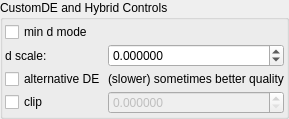
    <widget class="QGroupBox" name="groupBox_4">
     <property name="title">
      <string>CustomDE and Hybrid Controls</string>
     </property>
     <layout class="QVBoxLayout" name="verticalLayout_8">
      <property name="leftMargin">
       <number>2</number>
      </property>
      <property name="topMargin">
       <number>2</number>
      </property>
      <property name="rightMargin">
       <number>2</number>
      </property>
      <property name="bottomMargin">
       <number>2</number>
      </property>
      <item>
       <layout class="QGridLayout" name="gridLayout_38" columnstretch="0,1">
        <property name="spacing">
         <number>2</number>
        </property>
        <item row="1" column="1">
         <widget class="MyDoubleSpinBox" name="spinbox_transf_scaleE_1">
          <property name="sizePolicy">
           <sizepolicy hsizetype="Minimum" vsizetype="Maximum">
            <horstretch>0</horstretch>
            <verstretch>0</verstretch>
           </sizepolicy>
          </property>
          <property name="prefix">
           <string/>
          </property>
          <property name="suffix">
           <string/>
          </property>
          <property name="decimals">
           <number>6</number>
          </property>
          <property name="minimum">
           <double>-99.998999999999995</double>
          </property>
          <property name="maximum">
           <double>99.998999999999995</double>
          </property>
          <property name="singleStep">
           <double>0.010000000000000</double>
          </property>
         </widget>
        </item>
        <item row="2" column="1">
         <widget class="QLabel" name="label_178">
          <property name="text">
           <string>(slower) sometimes better quality</string>
          </property>
         </widget>
        </item>
        <item row="3" column="1">
         <widget class="MyDoubleSpinBox" name="spinbox_transf_offsetR_1">
          <property name="enabled">
           <bool>false</bool>
          </property>
          <property name="sizePolicy">
           <sizepolicy hsizetype="Minimum" vsizetype="Maximum">
            <horstretch>0</horstretch>
            <verstretch>0</verstretch>
           </sizepolicy>
          </property>
          <property name="prefix">
           <string/>
          </property>
          <property name="suffix">
           <string/>
          </property>
          <property name="decimals">
           <number>6</number>
          </property>
          <property name="minimum">
           <double>0.000000000000000</double>
          </property>
          <property name="maximum">
           <double>99.998999999999995</double>
          </property>
          <property name="singleStep">
           <double>0.100000000000000</double>
          </property>
         </widget>
        </item>
        <item row="0" column="0">
         <widget class="MyCheckBox" name="checkBox_transf_function_enabledE_false">
          <property name="text">
           <string>min d mode</string>
          </property>
         </widget>
        </item>
        <item row="2" column="0">
         <widget class="MyCheckBox" name="checkBox_transf_function_enabledO_false">
          <property name="text">
           <string>alternative DE</string>
          </property>
         </widget>
        </item>
        <item row="3" column="0">
         <widget class="MyCheckBox" name="checkBox_transf_function_enabledC_false">
          <property name="text">
           <string>clip</string>
          </property>
         </widget>
        </item>
        <item row="1" column="0">
         <widget class="QLabel" name="label_180">
          <property name="text">
           <string>d scale:</string>
          </property>
         </widget>
        </item>
       </layout>
      </item>
     </layout>
    </widget>
